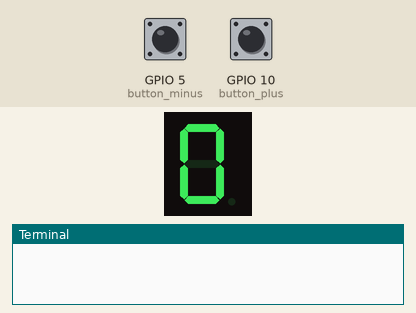
A program run on a simulated Raspberry Pi (BCM pin numbers). Shown: 1-digit seven-segment display, the last lines printed to the terminal. The inputs (shaded band) are chosen by the test bench; at power-on: GPIO 10 (button_plus) HIGH, GPIO 5 (button_minus) HIGH. The segment pins are drawn as the display they are named for.

Above: at 1.2 s.
1.3 s: GPIO 10 (button_plus) pulled LOW for 0.15 s
At 1.7 s:
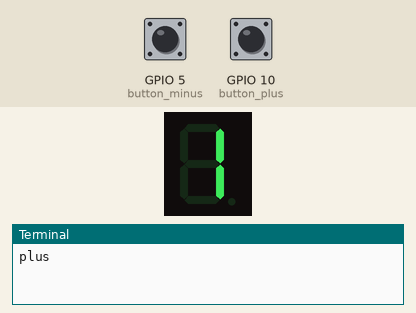
2.9 s: GPIO 10 (button_plus) pulled LOW for 1 s
At 3.9 s:
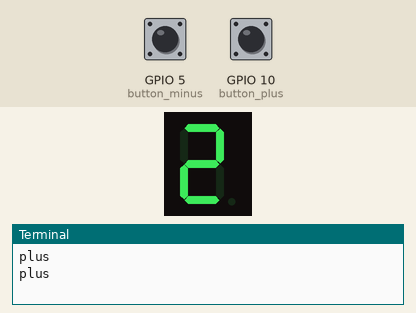
5.4 s: GPIO 5 (button_minus) pulled LOW for 0.15 s
At 6.5 s:
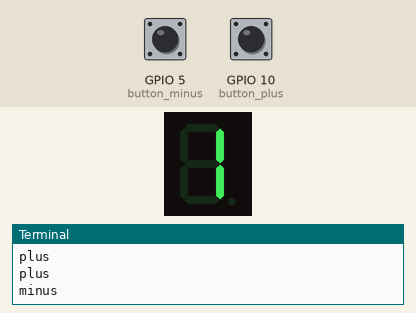
Timing chart, 0 to 8.4 s (numbered marks = the images above; inputs shaded):
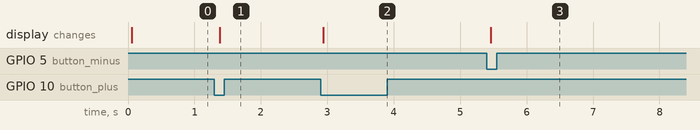

The program:

numbers.py
```python
'''
Numbers in a 7-segment display
Raspberry Pi

What do you need?

* 1 x 7-segment display
* 3 x toggle button
* 2 x resistors
* wire

'''

from gpiozero import Button, LED
import time
from signal import pause

# Assigning the GPIO number to the buttons and 7-segment display

reset = 3
plus =  10
minus = 5
leds_ids = [20, 21, 23, 15, 14, 25, 24]

# Creating a instance of a Button and LED object
leds = [LED(led) for led in leds_ids]
button_reset = Button(reset)
button_plus = Button(plus)
button_minus = Button(minus)

# Defining numbers using the a pin connection diagram of the 7-segment display
# 1 = LED ON
# 0 = LED OFF
# To draw each number you need to find which LEDs are ON and which are OFF.
# For example: zero needs g OFF and others LEDs ON. 0 = [1,1,1,1,1,1,0]
#     a
#    ___
# f |_g_| b
# e |___| c
#     d

numbers = [[1,1,1,1,1,1,0], [0,1,1,0,0,0,0], [1,1,0,1,1,0,1], [1,1,1,1,0,0,1],
			    [0,1,1,0,0,1,1], [1,0,1,1,0,1,1], [1,0,1,1,1,1,1],
			    [1,1,1,0,0,0,0], [1,1,1,1,1,1,1], [1,1,1,0,0,1,1]
	]

current_number = 0

def print_number(number):
	''' Draw a number in the 7-segment display. Turn on and off LEDs as need.
	Args:
		number: number to draw

	'''
	for led, value in zip(leds, numbers[number]):
		if value == 0:
			led.on()
		else:
			led.off()

def update_display(button, delta):
	'''Update 7-segment display
	Args:
		button: the button that was pressed (reset, plus, minus)
		delta: operation to apply to the current number
	'''
	print(button)
	global current_number
	if delta == 0:
		current_number = 0
	else:
		current_number += delta
	current_number = max(0, min(len(numbers) - 1, current_number))
	print_number(current_number)


print_number(current_number)

button_reset.when_pressed = lambda: update_display("reset", 0)
button_plus.when_pressed = lambda: update_display("plus", 1)
button_minus.when_pressed = lambda: update_display("minus", -1)

pause()
```

Measured:
- after the input at 1.3 s, the display: changes after 0.08 s (image 1)
- after the input at 2.9 s, the display: changes at once (image 2)
- after the input at 5.4 s, the display: changes after 0.06 s (image 3)
